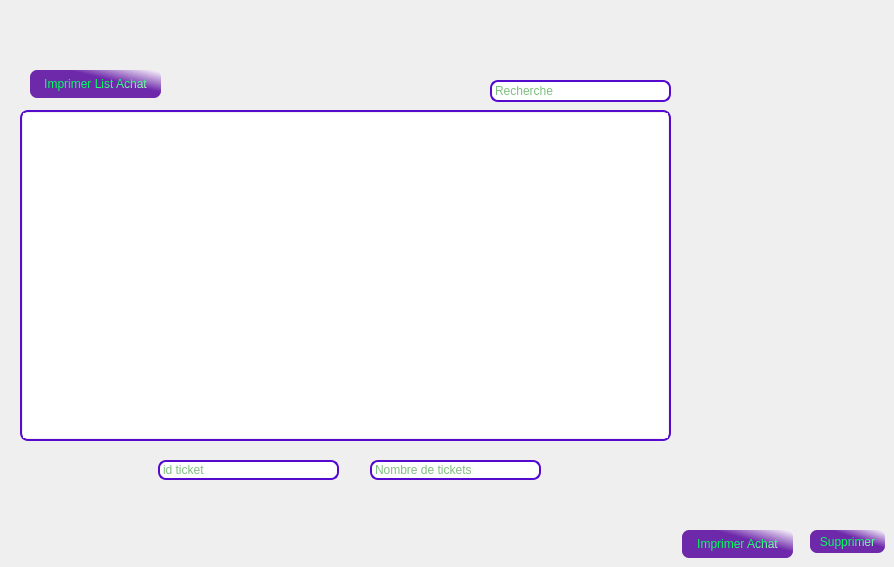
     <widget class="QWidget" name="tab_6">
      <attribute name="title">
       <string>VOS ACHAT</string>
      </attribute>
      <widget class="QTableView" name="achatList">
       <property name="geometry">
        <rect>
         <x>20</x>
         <y>110</y>
         <width>651</width>
         <height>331</height>
        </rect>
       </property>
       <property name="styleSheet">
        <string notr="true">QTableView {
	font: 8pt &quot;Times New Roman&quot;;
padding: 1px;
border-style: solid;
border: 2px solid rgb(85,10,205);
border-radius: 8px;
}</string>
       </property>
      </widget>
      <widget class="QPushButton" name="pushButton_4">
       <property name="geometry">
        <rect>
         <x>810</x>
         <y>530</y>
         <width>75</width>
         <height>23</height>
        </rect>
       </property>
       <property name="styleSheet">
        <string notr="true">QPushButton

 {
      border-style: groove;
      border-radius: 7;
      padding: 3px;

     color: qlineargradient(spread:pad, x1:0.439, y1:0.5, x2:1, y2:1, stop:0.134783 rgba(0, 255, 94, 255), stop:1 rgba(255, 255, 255, 255));

  background-color: qlineargradient(spread:pad, x1:0.565, y1:0.386364, x2:1, y2:0, stop:0.0869565 rgba(110, 40, 170, 255), stop:1 rgba(255, 255, 255, 255));
   
  font: 75 8pt &quot;Arial Narrow&quot;;
  }


QPushButton:focus

 {

  
    background-color: qlineargradient(spread:pad, x1:0, y1:0, x2:1, y2:1, stop:0.491304 rgba(255, 0, 0, 255), stop:1 rgba(255, 255, 255, 255));
 }

QPushButton:hover

 {
    background-color: qlineargradient(spread:pad, x1:0, y1:0, x2:1, y2:1, stop:0.491304 rgba(255, 0, 0, 255), stop:1 rgba(255, 255, 255, 255));

 }</string>
       </property>
       <property name="text">
        <string>Supprimer</string>
       </property>
      </widget>
      <widget class="QLineEdit" name="a_id_delete">
       <property name="geometry">
        <rect>
         <x>158</x>
         <y>460</y>
         <width>181</width>
         <height>20</height>
        </rect>
       </property>
       <property name="styleSheet">
        <string notr="true">QLineEdit {
	font: 8pt &quot;Times New Roman&quot;;
padding: 1px;
border-style: solid;
border: 2px solid rgb(85,10,205);
border-radius: 8px;
font-color:green;
 background-color:white;
color:green;
}

QLineEdit:focus
{
  border-color:rgb(200,50,10);
}</string>
       </property>
       <property name="placeholderText">
        <string>id ticket</string>
       </property>
      </widget>
      <widget class="QLineEdit" name="a_quantite_delete">
       <property name="geometry">
        <rect>
         <x>370</x>
         <y>460</y>
         <width>171</width>
         <height>20</height>
        </rect>
       </property>
       <property name="styleSheet">
        <string notr="true">QLineEdit {
	font: 8pt &quot;Times New Roman&quot;;
padding: 1px;
border-style: solid;
border: 2px solid rgb(85,10,205);
border-radius: 8px;
font-color:green;
 background-color:white;
color:green;
}

QLineEdit:focus
{
  border-color:rgb(200,50,10);
}</string>
       </property>
       <property name="placeholderText">
        <string>Nombre de tickets</string>
       </property>
      </widget>
      <widget class="QLineEdit" name="a_recherche">
       <property name="geometry">
        <rect>
         <x>490</x>
         <y>80</y>
         <width>181</width>
         <height>22</height>
        </rect>
       </property>
       <property name="styleSheet">
        <string notr="true">QLineEdit {
	font: 8pt &quot;Times New Roman&quot;;
padding: 1px;
border-style: solid;
border: 2px solid rgb(85,10,205);
border-radius: 8px;
font-color:green;
 background-color:white;
color:green;
}

QLineEdit:focus
{
  border-color:rgb(200,50,10);
}</string>
       </property>
       <property name="placeholderText">
        <string>Recherche</string>
       </property>
      </widget>
      <widget class="QPushButton" name="pushButton_5">
       <property name="geometry">
        <rect>
         <x>682</x>
         <y>530</y>
         <width>111</width>
         <height>28</height>
        </rect>
       </property>
       <property name="styleSheet">
        <string notr="true">QPushButton

 {
      border-style: groove;
      border-radius: 7;
      padding: 3px;

     color: qlineargradient(spread:pad, x1:0.439, y1:0.5, x2:1, y2:1, stop:0.134783 rgba(0, 255, 94, 255), stop:1 rgba(255, 255, 255, 255));

  background-color: qlineargradient(spread:pad, x1:0.565, y1:0.386364, x2:1, y2:0, stop:0.0869565 rgba(110, 40, 170, 255), stop:1 rgba(255, 255, 255, 255));
   
  font: 75 8pt &quot;Arial Narrow&quot;;
  }


QPushButton:focus

 {

  
    background-color: qlineargradient(spread:pad, x1:0, y1:0, x2:1, y2:1, stop:0.491304 rgba(255, 0, 0, 255), stop:1 rgba(255, 255, 255, 255));
 }

QPushButton:hover

 {
    background-color: qlineargradient(spread:pad, x1:0, y1:0, x2:1, y2:1, stop:0.491304 rgba(255, 0, 0, 255), stop:1 rgba(255, 255, 255, 255));

 }</string>
       </property>
       <property name="text">
        <string>Imprimer Achat</string>
       </property>
      </widget>
      <widget class="QPushButton" name="pushButton_6">
       <property name="geometry">
        <rect>
         <x>30</x>
         <y>70</y>
         <width>131</width>
         <height>28</height>
        </rect>
       </property>
       <property name="styleSheet">
        <string notr="true">QPushButton

 {
      border-style: groove;
      border-radius: 7;
      padding: 3px;

     color: qlineargradient(spread:pad, x1:0.439, y1:0.5, x2:1, y2:1, stop:0.134783 rgba(0, 255, 94, 255), stop:1 rgba(255, 255, 255, 255));

  background-color: qlineargradient(spread:pad, x1:0.565, y1:0.386364, x2:1, y2:0, stop:0.0869565 rgba(110, 40, 170, 255), stop:1 rgba(255, 255, 255, 255));
   
  font: 75 8pt &quot;Arial Narrow&quot;;
  }


QPushButton:focus

 {

  
    background-color: qlineargradient(spread:pad, x1:0, y1:0, x2:1, y2:1, stop:0.491304 rgba(255, 0, 0, 255), stop:1 rgba(255, 255, 255, 255));
 }

QPushButton:hover

 {
    background-color: qlineargradient(spread:pad, x1:0, y1:0, x2:1, y2:1, stop:0.491304 rgba(255, 0, 0, 255), stop:1 rgba(255, 255, 255, 255));

 }</string>
       </property>
       <property name="text">
        <string>Imprimer List Achat</string>
       </property>
      </widget>
     </widget>
